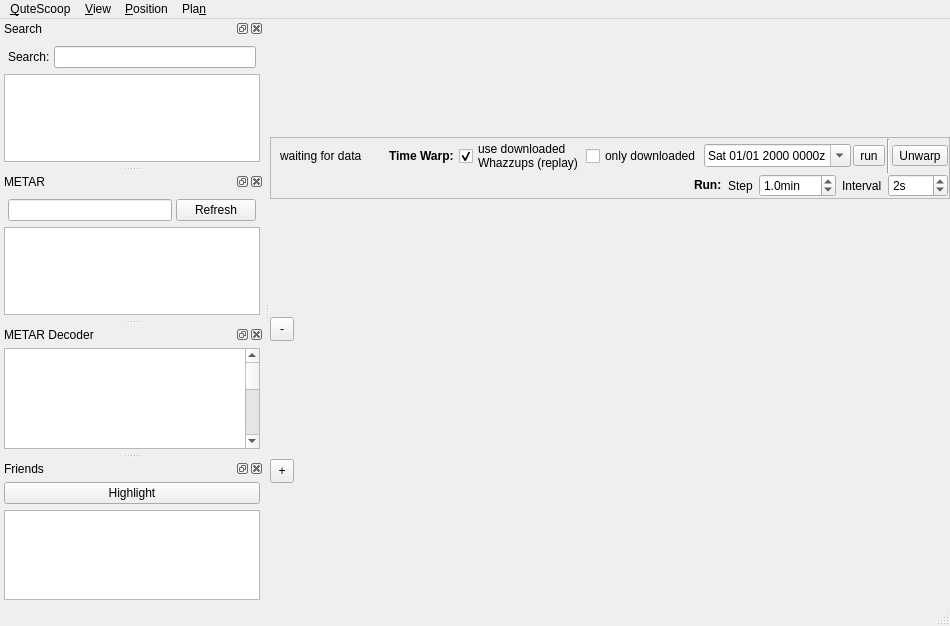
<?xml version="1.0" encoding="UTF-8"?>
<ui version="4.0">
 <class>MainWindow</class>
 <widget class="QMainWindow" name="MainWindow">
  <property name="geometry">
   <rect>
    <x>0</x>
    <y>0</y>
    <width>950</width>
    <height>626</height>
   </rect>
  </property>
  <property name="windowTitle">
   <string>QuteScoop</string>
  </property>
  <property name="windowIcon">
   <iconset resource="Resources.qrc">
    <normaloff>:/icons/qutescoop.png</normaloff>:/icons/qutescoop.png</iconset>
  </property>
  <widget class="QWidget" name="centralwidget">
   <layout class="QVBoxLayout" name="verticalLayout">
    <property name="spacing">
     <number>0</number>
    </property>
    <property name="margin">
     <number>0</number>
    </property>
    <item>
     <widget class="QFrame" name="framePredict">
      <property name="sizePolicy">
       <sizepolicy hsizetype="Preferred" vsizetype="Maximum">
        <horstretch>0</horstretch>
        <verstretch>0</verstretch>
       </sizepolicy>
      </property>
      <property name="frameShape">
       <enum>QFrame::StyledPanel</enum>
      </property>
      <property name="frameShadow">
       <enum>QFrame::Raised</enum>
      </property>
      <layout class="QVBoxLayout" name="verticalLayout_2">
       <property name="spacing">
        <number>1</number>
       </property>
       <property name="topMargin">
        <number>1</number>
       </property>
       <property name="rightMargin">
        <number>1</number>
       </property>
       <property name="bottomMargin">
        <number>1</number>
       </property>
       <item>
        <layout class="QHBoxLayout" name="horizontalLayout_3">
         <property name="spacing">
          <number>2</number>
         </property>
         <item>
          <widget class="QLabel" name="lblWarpInfo">
           <property name="text">
            <string>waiting for data</string>
           </property>
          </widget>
         </item>
         <item>
          <spacer name="horizontalSpacer">
           <property name="orientation">
            <enum>Qt::Horizontal</enum>
           </property>
           <property name="sizeHint" stdset="0">
            <size>
             <width>40</width>
             <height>20</height>
            </size>
           </property>
          </spacer>
         </item>
         <item>
          <widget class="QLabel" name="label_3">
           <property name="font">
            <font>
             <weight>75</weight>
             <bold>true</bold>
            </font>
           </property>
           <property name="text">
            <string>Time Warp: </string>
           </property>
          </widget>
         </item>
         <item>
          <widget class="QCheckBox" name="cbUseDownloaded">
           <property name="toolTip">
            <string>Use Whazzups from &quot;/downloaded&quot; directory (&quot;Preferences/Save Whazzups&quot;). This allows accurate replay of past timespans. Use together with &quot;Preferences/Save Screenshots&quot; if you like...</string>
           </property>
           <property name="text">
            <string>use downloaded
Whazzups (replay)</string>
           </property>
           <property name="checked">
            <bool>true</bool>
           </property>
          </widget>
         </item>
         <item>
          <widget class="QCheckBox" name="cbOnlyUseDownloaded">
           <property name="toolTip">
            <string>will not jump to times where no downloaded Whazzup is available (disables any prediction - just the pure, real playback).</string>
           </property>
           <property name="text">
            <string>only downloaded</string>
           </property>
          </widget>
         </item>
         <item>
          <widget class="QDateTimeEdit" name="dateTimePredict">
           <property name="wrapping">
            <bool>true</bool>
           </property>
           <property name="displayFormat">
            <string>ddd MM/dd yyyy HHmm'z'</string>
           </property>
           <property name="calendarPopup">
            <bool>true</bool>
           </property>
           <property name="timeSpec">
            <enum>Qt::UTC</enum>
           </property>
          </widget>
         </item>
         <item>
          <widget class="QToolButton" name="tbRunPredict">
           <property name="toolTip">
            <string>Toggle Run: Makes time run from selected time.</string>
           </property>
           <property name="text">
            <string>run</string>
           </property>
           <property name="icon">
            <iconset resource="Resources.qrc">
             <normaloff>:/icons/images/step16.png</normaloff>:/icons/images/step16.png</iconset>
           </property>
           <property name="iconSize">
            <size>
             <width>22</width>
             <height>22</height>
            </size>
           </property>
           <property name="checkable">
            <bool>true</bool>
           </property>
          </widget>
         </item>
         <item>
          <widget class="Line" name="line">
           <property name="orientation">
            <enum>Qt::Vertical</enum>
           </property>
          </widget>
         </item>
         <item>
          <widget class="QToolButton" name="tbDisablePredict">
           <property name="toolTip">
            <string>Exit Time Warp. Return to reality.</string>
           </property>
           <property name="text">
            <string>Unwarp</string>
           </property>
           <property name="icon">
            <iconset resource="Resources.qrc">
             <normaloff>:/icons/images/timewarpExit16.png</normaloff>:/icons/images/timewarpExit16.png</iconset>
           </property>
           <property name="toolButtonStyle">
            <enum>Qt::ToolButtonTextUnderIcon</enum>
           </property>
          </widget>
         </item>
        </layout>
       </item>
       <item>
        <widget class="QWidget" name="widgetRunPredict" native="true">
         <layout class="QHBoxLayout" name="horizontalLayout_2">
          <property name="margin">
           <number>0</number>
          </property>
          <item>
           <spacer name="horizontalSpacer_2">
            <property name="orientation">
             <enum>Qt::Horizontal</enum>
            </property>
            <property name="sizeHint" stdset="0">
             <size>
              <width>40</width>
              <height>20</height>
             </size>
            </property>
           </spacer>
          </item>
          <item>
           <widget class="QLabel" name="label_5">
            <property name="text">
             <string>&lt;b&gt;Run:&lt;/b&gt;</string>
            </property>
           </widget>
          </item>
          <item>
           <widget class="QLabel" name="label_4">
            <property name="text">
             <string>Step</string>
            </property>
           </widget>
          </item>
          <item>
           <widget class="QDoubleSpinBox" name="dsRunPredictStep">
            <property name="sizePolicy">
             <sizepolicy hsizetype="Maximum" vsizetype="Fixed">
              <horstretch>0</horstretch>
              <verstretch>0</verstretch>
             </sizepolicy>
            </property>
            <property name="toolTip">
             <string>Increase time by &lt;this value&gt; each &lt;interval&gt;. Select '0' for realtime (starts from now and time will be linked to real time).</string>
            </property>
            <property name="specialValueText">
             <string>realtime</string>
            </property>
            <property name="accelerated">
             <bool>true</bool>
            </property>
            <property name="prefix">
             <string/>
            </property>
            <property name="suffix">
             <string>min</string>
            </property>
            <property name="decimals">
             <number>1</number>
            </property>
            <property name="minimum">
             <double>0.000000000000000</double>
            </property>
            <property name="maximum">
             <double>120.000000000000000</double>
            </property>
            <property name="singleStep">
             <double>0.200000000000000</double>
            </property>
            <property name="value">
             <double>1.000000000000000</double>
            </property>
           </widget>
          </item>
          <item>
           <widget class="QLabel" name="label_6">
            <property name="text">
             <string>Interval</string>
            </property>
           </widget>
          </item>
          <item>
           <widget class="QDoubleSpinBox" name="spinRunPredictInterval">
            <property name="toolTip">
             <string>Jump to next time each &lt;this value&gt; seconds.</string>
            </property>
            <property name="accelerated">
             <bool>true</bool>
            </property>
            <property name="suffix">
             <string>s</string>
            </property>
            <property name="decimals">
             <number>0</number>
            </property>
            <property name="minimum">
             <double>1.000000000000000</double>
            </property>
            <property name="maximum">
             <double>1000.000000000000000</double>
            </property>
            <property name="singleStep">
             <double>1.000000000000000</double>
            </property>
            <property name="value">
             <double>2.000000000000000</double>
            </property>
           </widget>
          </item>
         </layout>
        </widget>
       </item>
      </layout>
     </widget>
    </item>
    <item>
     <widget class="QToolButton" name="tbZoomOut">
      <property name="minimumSize">
       <size>
        <width>24</width>
        <height>24</height>
       </size>
      </property>
      <property name="maximumSize">
       <size>
        <width>24</width>
        <height>24</height>
       </size>
      </property>
      <property name="baseSize">
       <size>
        <width>24</width>
        <height>24</height>
       </size>
      </property>
      <property name="contextMenuPolicy">
       <enum>Qt::CustomContextMenu</enum>
      </property>
      <property name="toolTip">
       <string>Zoom out. Long click to zoom continuously. Right click to zoom to earth orbit.</string>
      </property>
      <property name="text">
       <string>-</string>
      </property>
      <property name="icon">
       <iconset resource="Resources.qrc">
        <normaloff>:/icons/images/viewmag-16.png</normaloff>:/icons/images/viewmag-16.png</iconset>
      </property>
      <property name="autoRepeat">
       <bool>true</bool>
      </property>
      <property name="autoRepeatDelay">
       <number>100</number>
      </property>
      <property name="popupMode">
       <enum>QToolButton::InstantPopup</enum>
      </property>
     </widget>
    </item>
    <item>
     <widget class="QToolButton" name="tbZoomIn">
      <property name="minimumSize">
       <size>
        <width>24</width>
        <height>24</height>
       </size>
      </property>
      <property name="maximumSize">
       <size>
        <width>24</width>
        <height>24</height>
       </size>
      </property>
      <property name="baseSize">
       <size>
        <width>24</width>
        <height>24</height>
       </size>
      </property>
      <property name="contextMenuPolicy">
       <enum>Qt::CustomContextMenu</enum>
      </property>
      <property name="toolTip">
       <string>Zoom in. Long click to zoom continuously. Right click to zoom to earth orbit.</string>
      </property>
      <property name="text">
       <string>+</string>
      </property>
      <property name="icon">
       <iconset resource="Resources.qrc">
        <normaloff>:/icons/images/viewmag+16.png</normaloff>:/icons/images/viewmag+16.png</iconset>
      </property>
      <property name="autoRepeat">
       <bool>true</bool>
      </property>
      <property name="autoRepeatDelay">
       <number>100</number>
      </property>
      <property name="popupMode">
       <enum>QToolButton::InstantPopup</enum>
      </property>
     </widget>
    </item>
   </layout>
  </widget>
  <widget class="QMenuBar" name="menubar">
   <property name="geometry">
    <rect>
     <x>0</x>
     <y>0</y>
     <width>950</width>
     <height>25</height>
    </rect>
   </property>
   <property name="statusTip">
    <string notr="true"/>
   </property>
   <widget class="QMenu" name="menuQutescoop">
    <property name="statusTip">
     <string notr="true"/>
    </property>
    <property name="title">
     <string>&amp;QuteScoop</string>
    </property>
    <addaction name="actionAbout"/>
    <addaction name="separator"/>
    <addaction name="actionPreferences"/>
    <addaction name="separator"/>
    <addaction name="actionDownload"/>
   </widget>
   <widget class="QMenu" name="menuView">
    <property name="statusTip">
     <string notr="true"/>
    </property>
    <property name="title">
     <string>&amp;View</string>
    </property>
    <addaction name="actionListClients"/>
    <addaction name="separator"/>
    <addaction name="actionShowSearch"/>
    <addaction name="actionShowMetars"/>
    <addaction name="actionShowFriendsDock"/>
    <addaction name="actionHideAllWindows"/>
    <addaction name="separator"/>
    <addaction name="actionDebugLog"/>
    <addaction name="separator"/>
    <addaction name="actionToggleFullscreen"/>
    <addaction name="separator"/>
    <addaction name="actionHighlight_Friends"/>
    <addaction name="separator"/>
    <addaction name="actionDisplayAllSectors"/>
    <addaction name="actionShowInactiveAirports"/>
    <addaction name="actionShowRoutes"/>
    <addaction name="actionShowWaypoints"/>
    <addaction name="actionSectorview"/>
   </widget>
   <widget class="QMenu" name="menuPlan">
    <property name="statusTip">
     <string notr="true"/>
    </property>
    <property name="title">
     <string>Pla&amp;n</string>
    </property>
    <addaction name="actionPlanFlight"/>
    <addaction name="separator"/>
    <addaction name="actionPredict"/>
    <addaction name="actionBookedAtc"/>
   </widget>
   <widget class="QMenu" name="menuPosition">
    <property name="title">
     <string>&amp;Position</string>
    </property>
    <widget class="QMenu" name="menuRemember">
     <property name="title">
      <string>Remember</string>
     </property>
     <addaction name="actionRemember_2"/>
     <addaction name="separator"/>
     <addaction name="actionRememberPosition"/>
     <addaction name="actionRememberMapPosition2"/>
     <addaction name="actionRememberMapPosition3"/>
     <addaction name="actionRememberMapPosition4"/>
     <addaction name="actionRememberMapPosition5"/>
     <addaction name="actionRememberMapPosition6"/>
     <addaction name="actionRememberMapPosition7"/>
    </widget>
    <widget class="QMenu" name="menuRecall">
     <property name="title">
      <string>Recall</string>
     </property>
     <addaction name="actionRecall_2"/>
     <addaction name="separator"/>
     <addaction name="actionRecallMapPosition"/>
     <addaction name="actionRecallMapPosition2"/>
     <addaction name="actionRecallMapPosition3"/>
     <addaction name="actionRecallMapPosition4"/>
     <addaction name="actionRecallMapPosition5"/>
     <addaction name="actionRecallMapPosition6"/>
     <addaction name="actionRecallMapPosition7"/>
    </widget>
    <addaction name="actionZoomIn"/>
    <addaction name="actionZoomOut"/>
    <addaction name="actionZoomReset"/>
    <addaction name="separator"/>
    <addaction name="actionMoveLeft"/>
    <addaction name="actionMoveRight"/>
    <addaction name="actionMoveUp"/>
    <addaction name="actionMoveDown"/>
    <addaction name="separator"/>
    <addaction name="menuRemember"/>
    <addaction name="menuRecall"/>
   </widget>
   <addaction name="menuQutescoop"/>
   <addaction name="menuView"/>
   <addaction name="menuPosition"/>
   <addaction name="menuPlan"/>
  </widget>
  <widget class="QStatusBar" name="statusbar"/>
  <widget class="QDockWidget" name="searchDock">
   <property name="maximumSize">
    <size>
     <width>524287</width>
     <height>524287</height>
    </size>
   </property>
   <property name="windowIcon">
    <iconset resource="Resources.qrc">
     <normaloff>:/icons/images/search16.png</normaloff>:/icons/images/search16.png</iconset>
   </property>
   <property name="allowedAreas">
    <set>Qt::AllDockWidgetAreas</set>
   </property>
   <property name="windowTitle">
    <string>Search</string>
   </property>
   <attribute name="dockWidgetArea">
    <number>1</number>
   </attribute>
   <widget class="QWidget" name="dockWidgetContents">
    <layout class="QVBoxLayout" name="_5">
     <property name="spacing">
      <number>2</number>
     </property>
     <property name="margin">
      <number>4</number>
     </property>
     <item>
      <layout class="QHBoxLayout" name="_6">
       <property name="spacing">
        <number>4</number>
       </property>
       <property name="margin">
        <number>4</number>
       </property>
       <item>
        <widget class="QLabel" name="label">
         <property name="text">
          <string>Search:</string>
         </property>
         <property name="buddy">
          <cstring>searchEdit</cstring>
         </property>
        </widget>
       </item>
       <item>
        <widget class="QLineEdit" name="searchEdit">
         <property name="toolTip">
          <string>Wildcards (*, ?) and those powerful &quot;Regular Expressions&quot; (search for them on the internet) allowed</string>
         </property>
        </widget>
       </item>
      </layout>
     </item>
     <item>
      <widget class="QTreeView" name="searchResult">
       <property name="toolTip">
        <string>Search results of all airports, airlines and online pilots and controllers by ICAO, name or login.</string>
       </property>
       <property name="editTriggers">
        <set>QAbstractItemView::AllEditTriggers</set>
       </property>
       <property name="rootIsDecorated">
        <bool>false</bool>
       </property>
       <property name="uniformRowHeights">
        <bool>true</bool>
       </property>
       <property name="itemsExpandable">
        <bool>false</bool>
       </property>
       <property name="sortingEnabled">
        <bool>false</bool>
       </property>
       <attribute name="headerShowSortIndicator" stdset="0">
        <bool>true</bool>
       </attribute>
      </widget>
     </item>
    </layout>
   </widget>
  </widget>
  <widget class="QDockWidget" name="metarDock">
   <property name="windowIcon">
    <iconset resource="Resources.qrc">
     <normaloff>:/icons/images/metar16.png</normaloff>:/icons/images/metar16.png</iconset>
   </property>
   <property name="windowTitle">
    <string>METAR</string>
   </property>
   <attribute name="dockWidgetArea">
    <number>1</number>
   </attribute>
   <widget class="QWidget" name="dockWidgetContents_2">
    <layout class="QVBoxLayout">
     <property name="spacing">
      <number>2</number>
     </property>
     <property name="margin">
      <number>4</number>
     </property>
     <item>
      <layout class="QHBoxLayout" name="_2">
       <property name="spacing">
        <number>4</number>
       </property>
       <property name="margin">
        <number>4</number>
       </property>
       <item>
        <widget class="QLineEdit" name="metarEdit">
         <property name="toolTip">
          <string>Request METARs here. Wildcards (*, ?) and those powerful &quot;Regular Expressions&quot; (search for them on the internet) allowed</string>
         </property>
         <property name="text">
          <string/>
         </property>
        </widget>
       </item>
       <item>
        <widget class="QPushButton" name="btnRefreshMetar">
         <property name="toolTip">
          <string>Refresh already downloaded METARs.</string>
         </property>
         <property name="text">
          <string>Refresh</string>
         </property>
         <property name="checkable">
          <bool>false</bool>
         </property>
         <property name="checked">
          <bool>false</bool>
         </property>
        </widget>
       </item>
      </layout>
     </item>
     <item>
      <widget class="QTreeView" name="metarList">
       <property name="toolTip">
        <string>Downloaded METARs</string>
       </property>
       <property name="editTriggers">
        <set>QAbstractItemView::AllEditTriggers</set>
       </property>
       <property name="rootIsDecorated">
        <bool>false</bool>
       </property>
       <property name="uniformRowHeights">
        <bool>true</bool>
       </property>
       <property name="itemsExpandable">
        <bool>false</bool>
       </property>
       <property name="sortingEnabled">
        <bool>false</bool>
       </property>
       <attribute name="headerShowSortIndicator" stdset="0">
        <bool>true</bool>
       </attribute>
      </widget>
     </item>
    </layout>
   </widget>
  </widget>
  <widget class="QDockWidget" name="metarDecoderDock">
   <property name="windowIcon">
    <iconset resource="Resources.qrc">
     <normaloff>:/icons/images/metar16.png</normaloff>:/icons/images/metar16.png</iconset>
   </property>
   <property name="windowTitle">
    <string>METAR Decoder</string>
   </property>
   <attribute name="dockWidgetArea">
    <number>1</number>
   </attribute>
   <widget class="QWidget" name="dockWidgetContents_3">
    <layout class="QVBoxLayout" name="_3">
     <property name="margin">
      <number>4</number>
     </property>
     <item>
      <widget class="QTextBrowser" name="metarText">
       <property name="toolTip">
        <string>Decodes METARs to plain text.</string>
       </property>
       <property name="html">
        <string>&lt;!DOCTYPE HTML PUBLIC &quot;-//W3C//DTD HTML 4.0//EN&quot; &quot;http://www.w3.org/TR/REC-html40/strict.dtd&quot;&gt;
&lt;html&gt;&lt;head&gt;&lt;meta name=&quot;qrichtext&quot; content=&quot;1&quot; /&gt;&lt;style type=&quot;text/css&quot;&gt;
p, li { white-space: pre-wrap; }
&lt;/style&gt;&lt;/head&gt;&lt;body style=&quot; font-family:'Ubuntu'; font-size:11pt; font-weight:400; font-style:normal;&quot;&gt;
&lt;table border=&quot;0&quot; style=&quot;-qt-table-type: root; margin-top:4px; margin-bottom:4px; margin-left:4px; margin-right:4px;&quot;&gt;
&lt;tr&gt;
&lt;td style=&quot;border: none;&quot;&gt;
&lt;p style=&quot;-qt-paragraph-type:empty; margin-top:0px; margin-bottom:0px; margin-left:0px; margin-right:0px; -qt-block-indent:0; text-indent:0px; font-size:9pt;&quot;&gt;&lt;br /&gt;&lt;/p&gt;
&lt;p style=&quot;-qt-paragraph-type:empty; margin-top:0px; margin-bottom:0px; margin-left:0px; margin-right:0px; -qt-block-indent:0; text-indent:0px; font-family:'MS Shell Dlg 2'; font-size:8pt;&quot;&gt;&lt;br /&gt;&lt;/p&gt;
&lt;p style=&quot;-qt-paragraph-type:empty; margin-top:0px; margin-bottom:0px; margin-left:0px; margin-right:0px; -qt-block-indent:0; text-indent:0px; font-family:'MS Shell Dlg 2'; font-size:8pt;&quot;&gt;&lt;br /&gt;&lt;/p&gt;
&lt;p style=&quot;-qt-paragraph-type:empty; margin-top:0px; margin-bottom:0px; margin-left:0px; margin-right:0px; -qt-block-indent:0; text-indent:0px;&quot;&gt;&lt;br /&gt;&lt;/p&gt;
&lt;p style=&quot;-qt-paragraph-type:empty; margin-top:0px; margin-bottom:0px; margin-left:0px; margin-right:0px; -qt-block-indent:0; text-indent:0px;&quot;&gt;&lt;br /&gt;&lt;/p&gt;
&lt;p style=&quot;-qt-paragraph-type:empty; margin-top:0px; margin-bottom:0px; margin-left:0px; margin-right:0px; -qt-block-indent:0; text-indent:0px;&quot;&gt;&lt;br /&gt;&lt;/p&gt;
&lt;p style=&quot;-qt-paragraph-type:empty; margin-top:0px; margin-bottom:0px; margin-left:0px; margin-right:0px; -qt-block-indent:0; text-indent:0px;&quot;&gt;&lt;br /&gt;&lt;/p&gt;
&lt;p style=&quot;-qt-paragraph-type:empty; margin-top:0px; margin-bottom:0px; margin-left:0px; margin-right:0px; -qt-block-indent:0; text-indent:0px; font-family:'MS Shell Dlg 2'; font-size:8pt;&quot;&gt;&lt;br /&gt;&lt;/p&gt;
&lt;p style=&quot;-qt-paragraph-type:empty; margin-top:0px; margin-bottom:0px; margin-left:0px; margin-right:0px; -qt-block-indent:0; text-indent:0px; font-family:'MS Shell Dlg 2'; font-size:8pt;&quot;&gt;&lt;br /&gt;&lt;/p&gt;
&lt;p style=&quot;-qt-paragraph-type:empty; margin-top:0px; margin-bottom:0px; margin-left:0px; margin-right:0px; -qt-block-indent:0; text-indent:0px; font-family:'MS Shell Dlg 2'; font-size:8pt;&quot;&gt;&lt;br /&gt;&lt;/p&gt;
&lt;p style=&quot;-qt-paragraph-type:empty; margin-top:0px; margin-bottom:0px; margin-left:0px; margin-right:0px; -qt-block-indent:0; text-indent:0px; font-family:'MS Shell Dlg 2'; font-size:8pt;&quot;&gt;&lt;br /&gt;&lt;/p&gt;
&lt;p style=&quot;-qt-paragraph-type:empty; margin-top:0px; margin-bottom:0px; margin-left:0px; margin-right:0px; -qt-block-indent:0; text-indent:0px; font-family:'MS Shell Dlg 2'; font-size:8pt;&quot;&gt;&lt;br /&gt;&lt;/p&gt;
&lt;p style=&quot;-qt-paragraph-type:empty; margin-top:0px; margin-bottom:0px; margin-left:0px; margin-right:0px; -qt-block-indent:0; text-indent:0px; font-family:'MS Shell Dlg 2'; font-size:8pt;&quot;&gt;&lt;br /&gt;&lt;/p&gt;
&lt;p style=&quot;-qt-paragraph-type:empty; margin-top:0px; margin-bottom:0px; margin-left:0px; margin-right:0px; -qt-block-indent:0; text-indent:0px; font-size:10pt;&quot;&gt;&lt;br /&gt;&lt;/p&gt;
&lt;p style=&quot;-qt-paragraph-type:empty; margin-top:0px; margin-bottom:0px; margin-left:0px; margin-right:0px; -qt-block-indent:0; text-indent:0px; font-family:'MS Shell Dlg 2'; font-size:8pt;&quot;&gt;&lt;br /&gt;&lt;/p&gt;
&lt;p style=&quot;-qt-paragraph-type:empty; margin-top:0px; margin-bottom:0px; margin-left:0px; margin-right:0px; -qt-block-indent:0; text-indent:0px; font-size:10pt;&quot;&gt;&lt;br /&gt;&lt;/p&gt;
&lt;p style=&quot;-qt-paragraph-type:empty; margin-top:0px; margin-bottom:0px; margin-left:0px; margin-right:0px; -qt-block-indent:0; text-indent:0px; font-size:10pt;&quot;&gt;&lt;br /&gt;&lt;/p&gt;
&lt;p style=&quot;-qt-paragraph-type:empty; margin-top:0px; margin-bottom:0px; margin-left:0px; margin-right:0px; -qt-block-indent:0; text-indent:0px; font-size:10pt;&quot;&gt;&lt;br /&gt;&lt;/p&gt;
&lt;p style=&quot;-qt-paragraph-type:empty; margin-top:0px; margin-bottom:0px; margin-left:0px; margin-right:0px; -qt-block-indent:0; text-indent:0px; font-size:10pt;&quot;&gt;&lt;br /&gt;&lt;/p&gt;
&lt;p style=&quot;-qt-paragraph-type:empty; margin-top:0px; margin-bottom:0px; margin-left:0px; margin-right:0px; -qt-block-indent:0; text-indent:0px; font-family:'MS Shell Dlg 2'; font-size:8pt;&quot;&gt;&lt;br /&gt;&lt;/p&gt;
&lt;p style=&quot;-qt-paragraph-type:empty; margin-top:0px; margin-bottom:0px; margin-left:0px; margin-right:0px; -qt-block-indent:0; text-indent:0px; font-size:10pt;&quot;&gt;&lt;br /&gt;&lt;/p&gt;
&lt;p style=&quot;-qt-paragraph-type:empty; margin-top:0px; margin-bottom:0px; margin-left:0px; margin-right:0px; -qt-block-indent:0; text-indent:0px; font-family:'MS Shell Dlg 2'; font-size:8pt;&quot;&gt;&lt;br /&gt;&lt;/p&gt;
&lt;p style=&quot;-qt-paragraph-type:empty; margin-top:0px; margin-bottom:0px; margin-left:0px; margin-right:0px; -qt-block-indent:0; text-indent:0px; font-family:'MS Shell Dlg 2'; font-size:8pt;&quot;&gt;&lt;br /&gt;&lt;/p&gt;
&lt;p style=&quot;-qt-paragraph-type:empty; margin-top:0px; margin-bottom:0px; margin-left:0px; margin-right:0px; -qt-block-indent:0; text-indent:0px; font-family:'MS Shell Dlg 2'; font-size:8pt;&quot;&gt;&lt;br /&gt;&lt;/p&gt;
&lt;p style=&quot;-qt-paragraph-type:empty; margin-top:0px; margin-bottom:0px; margin-left:0px; margin-right:0px; -qt-block-indent:0; text-indent:0px; font-family:'MS Shell Dlg 2'; font-size:8pt;&quot;&gt;&lt;br /&gt;&lt;/p&gt;
&lt;p style=&quot;-qt-paragraph-type:empty; margin-top:0px; margin-bottom:0px; margin-left:0px; margin-right:0px; -qt-block-indent:0; text-indent:0px; font-family:'MS Shell Dlg 2'; font-size:8pt;&quot;&gt;&lt;br /&gt;&lt;/p&gt;
&lt;p style=&quot;-qt-paragraph-type:empty; margin-top:0px; margin-bottom:0px; margin-left:0px; margin-right:0px; -qt-block-indent:0; text-indent:0px; font-family:'MS Shell Dlg 2'; font-size:8pt;&quot;&gt;&lt;br /&gt;&lt;/p&gt;
&lt;p style=&quot;-qt-paragraph-type:empty; margin-top:0px; margin-bottom:0px; margin-left:0px; margin-right:0px; -qt-block-indent:0; text-indent:0px; font-family:'MS Shell Dlg 2'; font-size:8pt;&quot;&gt;&lt;br /&gt;&lt;/p&gt;
&lt;p style=&quot;-qt-paragraph-type:empty; margin-top:0px; margin-bottom:0px; margin-left:0px; margin-right:0px; -qt-block-indent:0; text-indent:0px; font-family:'MS Shell Dlg 2'; font-size:8pt;&quot;&gt;&lt;br /&gt;&lt;/p&gt;
&lt;p style=&quot;-qt-paragraph-type:empty; margin-top:0px; margin-bottom:0px; margin-left:0px; margin-right:0px; -qt-block-indent:0; text-indent:0px; font-family:'MS Shell Dlg 2'; font-size:8pt;&quot;&gt;&lt;br /&gt;&lt;/p&gt;
&lt;p style=&quot;-qt-paragraph-type:empty; margin-top:0px; margin-bottom:0px; margin-left:0px; margin-right:0px; -qt-block-indent:0; text-indent:0px; font-family:'MS Shell Dlg 2'; font-size:8pt;&quot;&gt;&lt;br /&gt;&lt;/p&gt;
&lt;p style=&quot;-qt-paragraph-type:empty; margin-top:0px; margin-bottom:0px; margin-left:0px; margin-right:0px; -qt-block-indent:0; text-indent:0px; font-family:'MS Shell Dlg 2'; font-size:8pt;&quot;&gt;&lt;br /&gt;&lt;/p&gt;
&lt;p style=&quot;-qt-paragraph-type:empty; margin-top:0px; margin-bottom:0px; margin-left:0px; margin-right:0px; -qt-block-indent:0; text-indent:0px; font-family:'MS Shell Dlg 2'; font-size:8pt;&quot;&gt;&lt;br /&gt;&lt;/p&gt;
&lt;p style=&quot;-qt-paragraph-type:empty; margin-top:0px; margin-bottom:0px; margin-left:0px; margin-right:0px; -qt-block-indent:0; text-indent:0px; font-family:'UnDotum'; font-size:10pt;&quot;&gt;&lt;br /&gt;&lt;/p&gt;
&lt;p style=&quot;-qt-paragraph-type:empty; margin-top:0px; margin-bottom:0px; margin-left:0px; margin-right:0px; -qt-block-indent:0; text-indent:0px; font-family:'Lucida Grande'; font-size:13pt;&quot;&gt;&lt;br /&gt;&lt;/p&gt;&lt;/td&gt;&lt;/tr&gt;&lt;/table&gt;&lt;/body&gt;&lt;/html&gt;</string>
       </property>
       <property name="acceptRichText">
        <bool>true</bool>
       </property>
       <property name="openExternalLinks">
        <bool>true</bool>
       </property>
      </widget>
     </item>
    </layout>
   </widget>
  </widget>
  <widget class="QDockWidget" name="friendsDock">
   <property name="windowIcon">
    <iconset resource="Resources.qrc">
     <normaloff>:/icons/images/friends16.png</normaloff>:/icons/images/friends16.png</iconset>
   </property>
   <property name="windowTitle">
    <string>Friends</string>
   </property>
   <attribute name="dockWidgetArea">
    <number>1</number>
   </attribute>
   <widget class="QWidget" name="dockWidgetContents_4">
    <layout class="QVBoxLayout" name="_4">
     <property name="margin">
      <number>4</number>
     </property>
     <item>
      <widget class="QPushButton" name="pb_highlightFriends">
       <property name="text">
        <string>Highlight</string>
       </property>
       <property name="checkable">
        <bool>true</bool>
       </property>
       <property name="checked">
        <bool>false</bool>
       </property>
      </widget>
     </item>
     <item>
      <widget class="QTreeView" name="friendsList">
       <property name="toolTip">
        <string>Friends can be added via each controller or pilot detail dialogs.</string>
       </property>
       <property name="rootIsDecorated">
        <bool>false</bool>
       </property>
       <property name="uniformRowHeights">
        <bool>true</bool>
       </property>
       <property name="itemsExpandable">
        <bool>false</bool>
       </property>
       <property name="sortingEnabled">
        <bool>true</bool>
       </property>
      </widget>
     </item>
    </layout>
   </widget>
  </widget>
  <action name="actionAbout">
   <property name="icon">
    <iconset resource="Resources.qrc">
     <normaloff>:/icons/qutescoop.png</normaloff>:/icons/qutescoop.png</iconset>
   </property>
   <property name="text">
    <string>&amp;About QuteScoop...</string>
   </property>
   <property name="shortcut">
    <string>F1</string>
   </property>
   <property name="autoRepeat">
    <bool>false</bool>
   </property>
  </action>
  <action name="actionDownload">
   <property name="icon">
    <iconset resource="Resources.qrc">
     <normaloff>:/icons/images/refresh16.png</normaloff>:/icons/images/refresh16.png</iconset>
   </property>
   <property name="text">
    <string>&amp;Refresh network status</string>
   </property>
   <property name="shortcut">
    <string>F5</string>
   </property>
   <property name="autoRepeat">
    <bool>false</bool>
   </property>
  </action>
  <action name="actionPreferences">
   <property name="icon">
    <iconset resource="Resources.qrc">
     <normaloff>:/icons/images/preferences16.png</normaloff>:/icons/images/preferences16.png</iconset>
   </property>
   <property name="text">
    <string>&amp;Preferences...</string>
   </property>
   <property name="shortcut">
    <string>Shift+F1</string>
   </property>
   <property name="autoRepeat">
    <bool>false</bool>
   </property>
  </action>
  <action name="actionShowSearch">
   <property name="checked">
    <bool>false</bool>
   </property>
   <property name="icon">
    <iconset resource="Resources.qrc">
     <normaloff>:/icons/images/search16.png</normaloff>:/icons/images/search16.png</iconset>
   </property>
   <property name="text">
    <string>&amp;Search dock...</string>
   </property>
   <property name="shortcut">
    <string>F3</string>
   </property>
   <property name="autoRepeat">
    <bool>false</bool>
   </property>
  </action>
  <action name="actionToggleFullscreen">
   <property name="checkable">
    <bool>true</bool>
   </property>
   <property name="icon">
    <iconset resource="Resources.qrc">
     <normaloff>:/icons/images/fullscreen16.png</normaloff>:/icons/images/fullscreen16.png</iconset>
   </property>
   <property name="text">
    <string>&amp;Toggle fullscreen</string>
   </property>
   <property name="shortcut">
    <string>Ctrl+F11</string>
   </property>
   <property name="autoRepeat">
    <bool>false</bool>
   </property>
  </action>
  <action name="actionShowMetars">
   <property name="checked">
    <bool>false</bool>
   </property>
   <property name="icon">
    <iconset resource="Resources.qrc">
     <normaloff>:/icons/images/metar16.png</normaloff>:/icons/images/metar16.png</iconset>
   </property>
   <property name="text">
    <string>&amp;Metar dock...</string>
   </property>
   <property name="shortcut">
    <string>F4</string>
   </property>
  </action>
  <action name="actionZoomIn">
   <property name="icon">
    <iconset resource="Resources.qrc">
     <normaloff>:/icons/images/viewmag+16.png</normaloff>:/icons/images/viewmag+16.png</iconset>
   </property>
   <property name="text">
    <string>Zoom &amp;in</string>
   </property>
   <property name="shortcut">
    <string>Ctrl++</string>
   </property>
  </action>
  <action name="actionZoomOut">
   <property name="icon">
    <iconset resource="Resources.qrc">
     <normaloff>:/icons/images/viewmag-16.png</normaloff>:/icons/images/viewmag-16.png</iconset>
   </property>
   <property name="text">
    <string>Zoom &amp;out</string>
   </property>
   <property name="shortcut">
    <string>Ctrl+-</string>
   </property>
  </action>
  <action name="actionRememberPosition">
   <property name="text">
    <string>Default map position</string>
   </property>
   <property name="shortcut">
    <string>Ctrl+1</string>
   </property>
  </action>
  <action name="actionHideAllWindows">
   <property name="text">
    <string>Hide all &amp;windows</string>
   </property>
   <property name="shortcut">
    <string>F7</string>
   </property>
  </action>
  <action name="actionShowFriendsDock">
   <property name="icon">
    <iconset resource="Resources.qrc">
     <normaloff>:/icons/images/friends16.png</normaloff>:/icons/images/friends16.png</iconset>
   </property>
   <property name="text">
    <string>&amp;Friends dock...</string>
   </property>
   <property name="shortcut">
    <string>F2</string>
   </property>
  </action>
  <action name="actionDisplayAllSectors">
   <property name="checkable">
    <bool>true</bool>
   </property>
   <property name="icon">
    <iconset resource="Resources.qrc">
     <normaloff>:/icons/images/sector16.png</normaloff>:/icons/images/sector16.png</iconset>
   </property>
   <property name="text">
    <string>Display &amp;all sectors</string>
   </property>
  </action>
  <action name="actionPlanFlight">
   <property name="icon">
    <iconset resource="Resources.qrc">
     <normaloff>:/icons/images/flyer16.png</normaloff>:/icons/images/flyer16.png</iconset>
   </property>
   <property name="text">
    <string>&amp;Routes...</string>
   </property>
   <property name="shortcut">
    <string>F9</string>
   </property>
  </action>
  <action name="actionBookedAtc">
   <property name="icon">
    <iconset resource="Resources.qrc">
     <normaloff>:/icons/images/bookedAtc16.png</normaloff>:/icons/images/bookedAtc16.png</iconset>
   </property>
   <property name="text">
    <string>Booked &amp;ATC...</string>
   </property>
   <property name="shortcut">
    <string>Ctrl+F8</string>
   </property>
  </action>
  <action name="actionShowInactiveAirports">
   <property name="checkable">
    <bool>true</bool>
   </property>
   <property name="icon">
    <iconset resource="Resources.qrc">
     <normaloff>:/icons/images/inactiveAirports16.png</normaloff>:/icons/images/inactiveAirports16.png</iconset>
   </property>
   <property name="text">
    <string>Display &amp;inactive airports</string>
   </property>
   <property name="shortcut">
    <string>Ctrl+F6</string>
   </property>
  </action>
  <action name="actionPredict">
   <property name="checkable">
    <bool>true</bool>
   </property>
   <property name="checked">
    <bool>false</bool>
   </property>
   <property name="icon">
    <iconset resource="Resources.qrc">
     <normaloff>:/icons/images/timewarp16.png</normaloff>:/icons/images/timewarp16.png</iconset>
   </property>
   <property name="text">
    <string>&amp;Time warp</string>
   </property>
   <property name="shortcut">
    <string>F8</string>
   </property>
  </action>
  <action name="actionRecallMapPosition">
   <property name="text">
    <string>Default map position</string>
   </property>
   <property name="shortcut">
    <string>Alt+1</string>
   </property>
  </action>
  <action name="actionRememberMapPosition2">
   <property name="text">
    <string>Map position 2</string>
   </property>
   <property name="shortcut">
    <string>Ctrl+2</string>
   </property>
  </action>
  <action name="actionRecallMapPosition2">
   <property name="text">
    <string>Map position 2</string>
   </property>
   <property name="shortcut">
    <string>Alt+2</string>
   </property>
  </action>
  <action name="actionRememberMapPosition3">
   <property name="text">
    <string>Map position 3</string>
   </property>
   <property name="shortcut">
    <string>Ctrl+3</string>
   </property>
  </action>
  <action name="actionRecallMapPosition3">
   <property name="text">
    <string>Map position 3</string>
   </property>
   <property name="shortcut">
    <string>Alt+3</string>
   </property>
  </action>
  <action name="actionRememberMapPosition4">
   <property name="text">
    <string>Map position 4</string>
   </property>
   <property name="shortcut">
    <string>Ctrl+4</string>
   </property>
  </action>
  <action name="actionRecallMapPosition4">
   <property name="text">
    <string>Map position 4</string>
   </property>
   <property name="shortcut">
    <string>Alt+4</string>
   </property>
  </action>
  <action name="actionRememberMapPosition5">
   <property name="text">
    <string>Map position 5</string>
   </property>
   <property name="shortcut">
    <string>Ctrl+5</string>
   </property>
  </action>
  <action name="actionRememberMapPosition6">
   <property name="text">
    <string>Map position 6</string>
   </property>
   <property name="shortcut">
    <string>Ctrl+6</string>
   </property>
  </action>
  <action name="actionRememberMapPosition7">
   <property name="text">
    <string>Map position 7</string>
   </property>
   <property name="shortcut">
    <string>Ctrl+7</string>
   </property>
  </action>
  <action name="actionRecall_2">
   <property name="enabled">
    <bool>false</bool>
   </property>
   <property name="text">
    <string>Recall</string>
   </property>
  </action>
  <action name="actionRemember_2">
   <property name="enabled">
    <bool>false</bool>
   </property>
   <property name="text">
    <string>Remember</string>
   </property>
  </action>
  <action name="actionRecallMapPosition5">
   <property name="text">
    <string>Map position 5</string>
   </property>
   <property name="shortcut">
    <string>Alt+5</string>
   </property>
  </action>
  <action name="actionRecallMapPosition6">
   <property name="text">
    <string>Map position 6</string>
   </property>
   <property name="shortcut">
    <string>Alt+6</string>
   </property>
  </action>
  <action name="actionRecallMapPosition7">
   <property name="text">
    <string>Map position 7</string>
   </property>
   <property name="shortcut">
    <string>Alt+7</string>
   </property>
  </action>
  <action name="actionMoveLeft">
   <property name="icon">
    <iconset resource="Resources.qrc">
     <normaloff>:/icons/images/arrowleft16.png</normaloff>:/icons/images/arrowleft16.png</iconset>
   </property>
   <property name="text">
    <string>Move ←</string>
   </property>
   <property name="shortcut">
    <string>Alt+Left</string>
   </property>
  </action>
  <action name="actionMoveRight">
   <property name="icon">
    <iconset resource="Resources.qrc">
     <normaloff>:/icons/images/arrowright16.png</normaloff>:/icons/images/arrowright16.png</iconset>
   </property>
   <property name="text">
    <string>Move →</string>
   </property>
   <property name="shortcut">
    <string>Alt+Right</string>
   </property>
  </action>
  <action name="actionMoveUp">
   <property name="icon">
    <iconset resource="Resources.qrc">
     <normaloff>:/icons/images/arrowup16.png</normaloff>:/icons/images/arrowup16.png</iconset>
   </property>
   <property name="text">
    <string>Move ↑</string>
   </property>
   <property name="shortcut">
    <string>Alt+Up</string>
   </property>
  </action>
  <action name="actionMoveDown">
   <property name="icon">
    <iconset resource="Resources.qrc">
     <normaloff>:/icons/images/arrowdown16.png</normaloff>:/icons/images/arrowdown16.png</iconset>
   </property>
   <property name="text">
    <string>Move ↓</string>
   </property>
   <property name="shortcut">
    <string>Alt+Down</string>
   </property>
  </action>
  <action name="actionListClients">
   <property name="text">
    <string>&amp;Clients and servers...</string>
   </property>
   <property name="shortcut">
    <string>Ctrl+F5</string>
   </property>
  </action>
  <action name="actionDebugLog">
   <property name="icon">
    <iconset resource="Resources.qrc">
     <normaloff>:/icons/images/log16.png</normaloff>:/icons/images/log16.png</iconset>
   </property>
   <property name="text">
    <string>Debug &amp;log...</string>
   </property>
   <property name="shortcut">
    <string>Ctrl+F1</string>
   </property>
  </action>
  <action name="actionShowRoutes">
   <property name="checkable">
    <bool>true</bool>
   </property>
   <property name="icon">
    <iconset resource="Resources.qrc">
     <normaloff>:/icons/images/routes16.png</normaloff>:/icons/images/routes16.png</iconset>
   </property>
   <property name="text">
    <string>Display all &amp;routes</string>
   </property>
   <property name="toolTip">
    <string>Dep/Dest lines. Settings in Preferences.</string>
   </property>
   <property name="shortcut">
    <string>F6</string>
   </property>
  </action>
  <action name="actionZoomReset">
   <property name="icon">
    <iconset resource="Resources.qrc">
     <normaloff>:/icons/images/viewmag16.png</normaloff>:/icons/images/viewmag16.png</iconset>
   </property>
   <property name="text">
    <string>Reset &amp;zoom</string>
   </property>
   <property name="shortcut">
    <string>Ctrl+0</string>
   </property>
  </action>
  <action name="actionShowWaypoints">
   <property name="checkable">
    <bool>true</bool>
   </property>
   <property name="icon">
    <iconset resource="Resources.qrc">
     <normaloff>:/icons/images/arrowup16.png</normaloff>:/icons/images/arrowup16.png</iconset>
   </property>
   <property name="text">
    <string>Display route &amp;waypoints</string>
   </property>
   <property name="shortcut">
    <string>Shift+F6</string>
   </property>
  </action>
  <action name="actionHighlight_Friends">
   <property name="checkable">
    <bool>true</bool>
   </property>
   <property name="text">
    <string>Hightlight Friends</string>
   </property>
  </action>
  <action name="actionSectorview">
   <property name="text">
    <string>Sectorview</string>
   </property>
  </action>
 </widget>
 <tabstops>
  <tabstop>searchEdit</tabstop>
  <tabstop>searchResult</tabstop>
  <tabstop>metarEdit</tabstop>
  <tabstop>btnRefreshMetar</tabstop>
  <tabstop>metarList</tabstop>
  <tabstop>metarText</tabstop>
  <tabstop>friendsList</tabstop>
  <tabstop>cbUseDownloaded</tabstop>
  <tabstop>tbRunPredict</tabstop>
  <tabstop>tbDisablePredict</tabstop>
  <tabstop>dsRunPredictStep</tabstop>
  <tabstop>spinRunPredictInterval</tabstop>
  <tabstop>tbZoomIn</tabstop>
  <tabstop>tbZoomOut</tabstop>
 </tabstops>
 <resources>
  <include location="Resources.qrc"/>
 </resources>
 <connections>
  <connection>
   <sender>actionShowMetars</sender>
   <signal>triggered()</signal>
   <receiver>metarDock</receiver>
   <slot>show()</slot>
   <hints>
    <hint type="sourcelabel">
     <x>-1</x>
     <y>-1</y>
    </hint>
    <hint type="destinationlabel">
     <x>135</x>
     <y>327</y>
    </hint>
   </hints>
  </connection>
  <connection>
   <sender>actionShowFriendsDock</sender>
   <signal>triggered()</signal>
   <receiver>friendsDock</receiver>
   <slot>show()</slot>
   <hints>
    <hint type="sourcelabel">
     <x>-1</x>
     <y>-1</y>
    </hint>
    <hint type="destinationlabel">
     <x>135</x>
     <y>603</y>
    </hint>
   </hints>
  </connection>
  <connection>
   <sender>actionShowSearch</sender>
   <signal>triggered()</signal>
   <receiver>searchDock</receiver>
   <slot>show()</slot>
   <hints>
    <hint type="sourcelabel">
     <x>-1</x>
     <y>-1</y>
    </hint>
    <hint type="destinationlabel">
     <x>135</x>
     <y>175</y>
    </hint>
   </hints>
  </connection>
  <connection>
   <sender>actionZoomIn</sender>
   <signal>triggered()</signal>
   <receiver>tbZoomIn</receiver>
   <slot>click()</slot>
   <hints>
    <hint type="sourcelabel">
     <x>-1</x>
     <y>-1</y>
    </hint>
    <hint type="destinationlabel">
     <x>160</x>
     <y>490</y>
    </hint>
   </hints>
  </connection>
  <connection>
   <sender>actionZoomOut</sender>
   <signal>triggered()</signal>
   <receiver>tbZoomOut</receiver>
   <slot>click()</slot>
   <hints>
    <hint type="sourcelabel">
     <x>-1</x>
     <y>-1</y>
    </hint>
    <hint type="destinationlabel">
     <x>160</x>
     <y>353</y>
    </hint>
   </hints>
  </connection>
  <connection>
   <sender>cbUseDownloaded</sender>
   <signal>toggled(bool)</signal>
   <receiver>cbOnlyUseDownloaded</receiver>
   <slot>setVisible(bool)</slot>
   <hints>
    <hint type="sourcelabel">
     <x>467</x>
     <y>168</y>
    </hint>
    <hint type="destinationlabel">
     <x>574</x>
     <y>161</y>
    </hint>
   </hints>
  </connection>
 </connections>
</ui>
